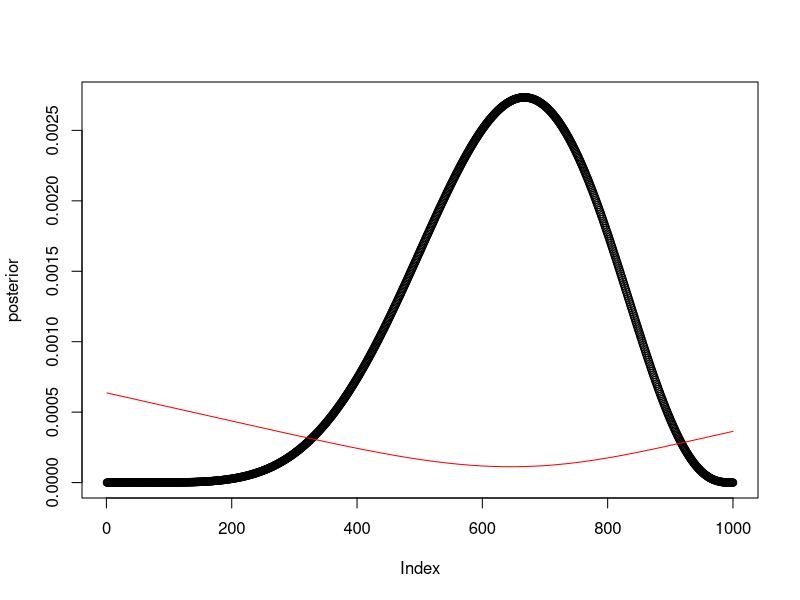
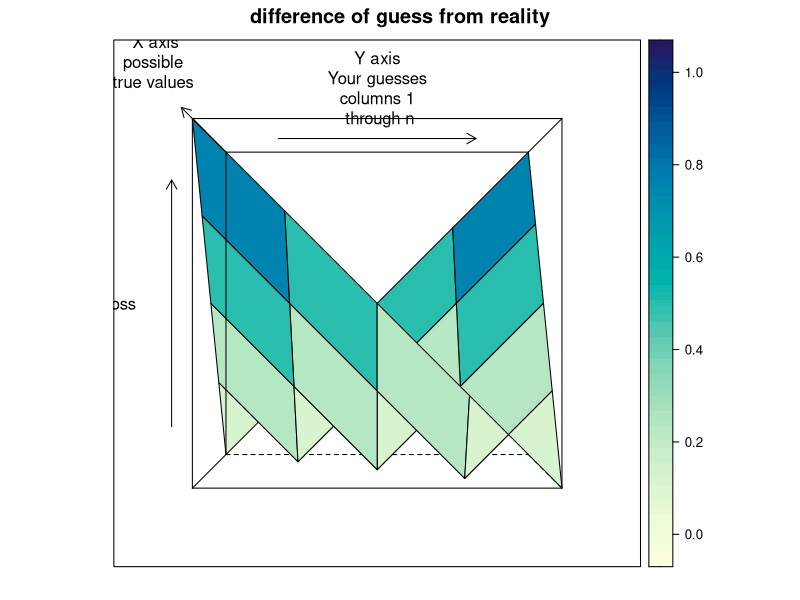
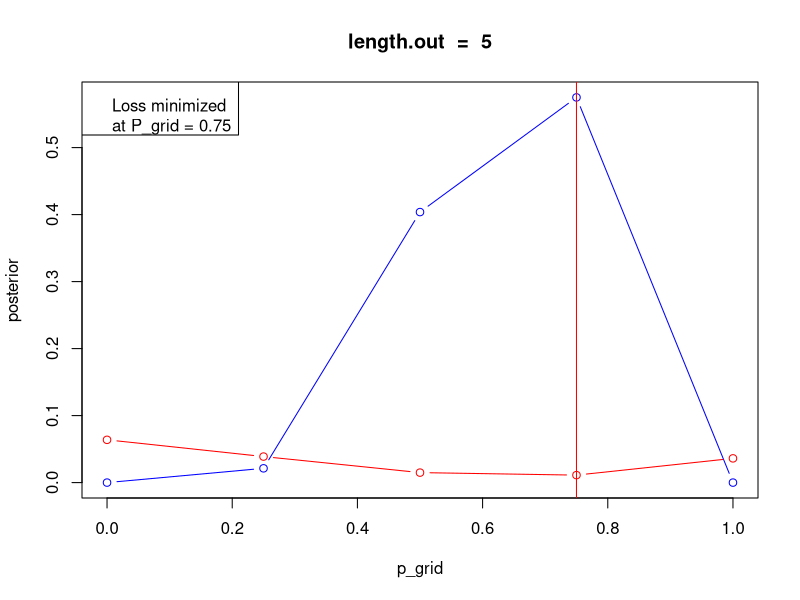
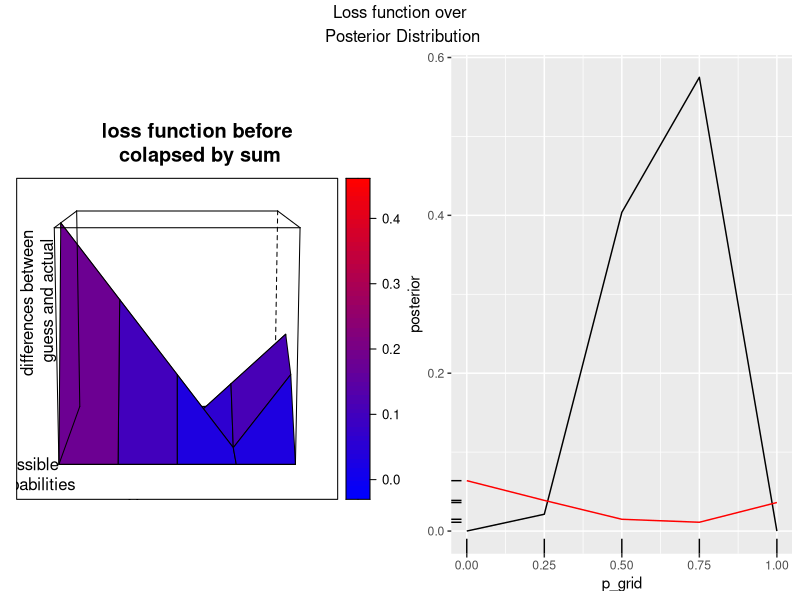
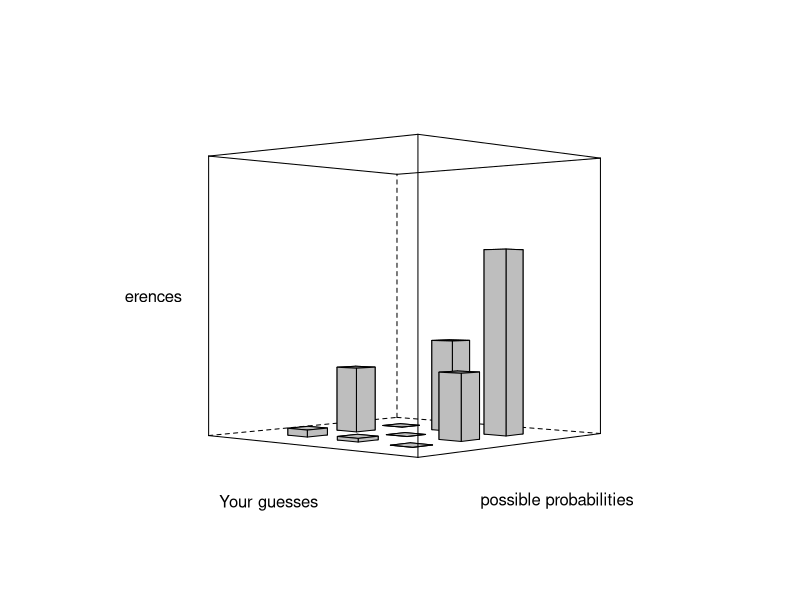
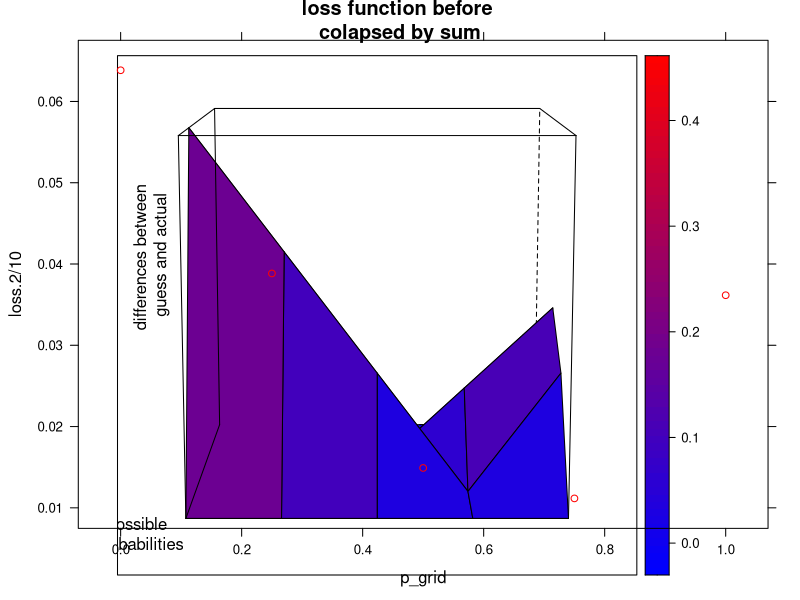

Reproduce these figures in R, in order.
#the moral of this work below is that this code

#loss<-sapply(p_grid,function(d) sum(posterior*abs(d-p_grid)))

##creates a matrix of differences of p_grid, multiplies each element in this matrix by corresponding posterior to weight each of those items, then sums them by coloum to create a vector of loss estimates for each value of p_grid.

library(tidyr)
library(dplyr)
library(ggplot2)
library(latticeExtra)
library(gridExtra)

p_grid <-seq(0,1,length.out=1000)
prior<- rep(1,1000)
likelihood<-dbinom(6,9,prob=p_grid)
posterior<-likelihood*prior
posterior<-posterior/sum(posterior)

samples<-sample(p_grid,1e4,prob=posterior,replace=T)
plot(posterior)

loss<-sapply(p_grid,function(d) sum(posterior*abs(d-p_grid)))
lines(loss/1000,col='red')
p_grid[which.min(loss)]
median(samples)
mean(samples)

length(samples)


############
n=5
p_grid <-seq(0,1,length.out=n)
prior<- rep(1,n)
likelihood<-dbinom(6,9,prob=p_grid)
posterior<-likelihood*prior
posterior<-posterior/sum(posterior)
unst.posterior<-likelihood*prior

Calculate_loss<-function(d) {
  for (i in 1:length(d)) {
    return((abs(d[i]-p_grid)))   #this creates a matrix of p_grid differences; diagnol == zero
  }
  }

loss<-sapply(p_grid,Calculate_loss) #this creates The matrix
unst.posterior   #for output comp
loss  #for output comp
posterior*loss  #notice that the vector posterior multiplies column by col, not by row, so transpose in head,

#the following code basically plots the absolute deviation of guesses from possible outcomes
wireframe(loss,drape=T,ylab = list('Y axis\nYour guesses\ncolumns 1\n through n\n\n',rot=0),xlab = list('X axis\npossible \ntrue values \n\n',rot=0),main="difference of guess from reality",screen = list(z =-90 , x = -90, y=0))
#but we need to start adding back the components of the function, starting with finding the absolute differences because we are really only interested in magnitude of loss, not the direction (how do you have negative loss?)
loss.1<-apply(loss,2,sum) # collapses grid into vector, the final desired output
#note the above if you change from 2 to 1 (col to row) eval, you flip the loss curve

loss.2<-sapply(p_grid,function(d) sum(posterior*abs(d-p_grid))) #original formula from book

plot(posterior,x=p_grid,type='b',col='blue',main = paste("length.out  = ",length(p_grid)))
lines(loss.2/10,x=p_grid,type='b',col='red')
abline(v=p_grid[which.min(loss.2)],col='red')
graph_text<-paste("low P_grid",round(p_grid[which.min(loss.2)],3),"----->")
#text(y=.0005,x=.75,labels=graph_text)
legend ("topleft",paste("Loss minimized\nat P_grid =",round(p_grid[which.min(loss.2)],3)))




#the moral of the story.  The posterior curve is mirror/flipped, transposed so that each posterior score is fed through the columsn of the P_grid difference matrix.  This amplifies the deviation of guess to correct when big, but if the deviation of guess from correctis small, or zero, the posterior score will have very little, if any effect on the loss.

#using ggplot and original data of n=100

df<-data_frame(p_grid,posterior)
p<-ggplot(df, aes(p_grid,posterior))
P<-p+geom_line()+geom_line(aes(y=loss.2/10),color='red')+geom_rug(aes(x=p_grid,y=loss.2/10))


par(mfrow=c(1,2))
loss.df<-as_data_frame(loss)
colnames(loss.df)<-paste0("diff",seq(1,n))
tidy.loss.df<-loss.df %>% gather(difference,value)
tidy.loss.df<-cbind(p_grid,tidy.loss.df)
#loss.p<-ggplot(tidy.loss.df,aes(x=value))
#loss.p+geom_bar()+facet_wrap(~difference)



#the following wireframe shows a diagonal splitting
#the posterior curve on the right side with
#the loss function on the left side, the highpoint of which is the min

 wf<-wireframe(posterior*loss,
           drape=T,
           main="loss function before \ncolapsed by sum",
           #light.source = c(0,10,10),
           screen = list(z =-90 , x = -80, y=0),
           xlab = list("possible\n probabilities",rot=0),
           ylab = list('Your guesses',rot=0),
           zlab = list("differences between\n guess and actual",rot=90),
           zoom=.9,
           scales = list(arrows = FALSE,
                         x=list(draw=F),
                         y=list(draw=F),
                         z=list(draw=F),
                         #col = "black",
                        # font = 1,
                         #tck = c(0.8, 0.6, 0.4),
                         distance =c(1.2,.8, 1.45)),
           col.regions = colorRampPalette(c("blue", "red"))(100)
           )

 loss.p<-xyplot(loss.2/10~p_grid,col='red')

 lattice.options(
   layout.heights=list(bottom.padding=list(x=0), top.padding=list(x=0)),
   layout.widths=list(left.padding=list(x=0), right.padding=list(x=0))
 )
 grid.arrange(wf, P, ncol=2, top = "Loss function over\n Posterior Distribution")

 #see countourplot for density
 cloud(posterior*loss,
       panel.3d.cloud=panel.3dbars,
       col.facet='grey',
       xbase=0.4,
       ybase=0.4,
       #      scales=list(arrows=FALSE, col=1),
       screen = list(z = 48, x = -90, y=0),
       xlab = "possible probabilities",
       ylab = 'Your guesses',
       zlab = "differences",
       par.settings = list(axis.line = list(col = "transparent"))
 )




 print(wf,split=c(1,1,1,1),more=T)
 print(loss.p,split=c(1,1,1,1),more=T)
